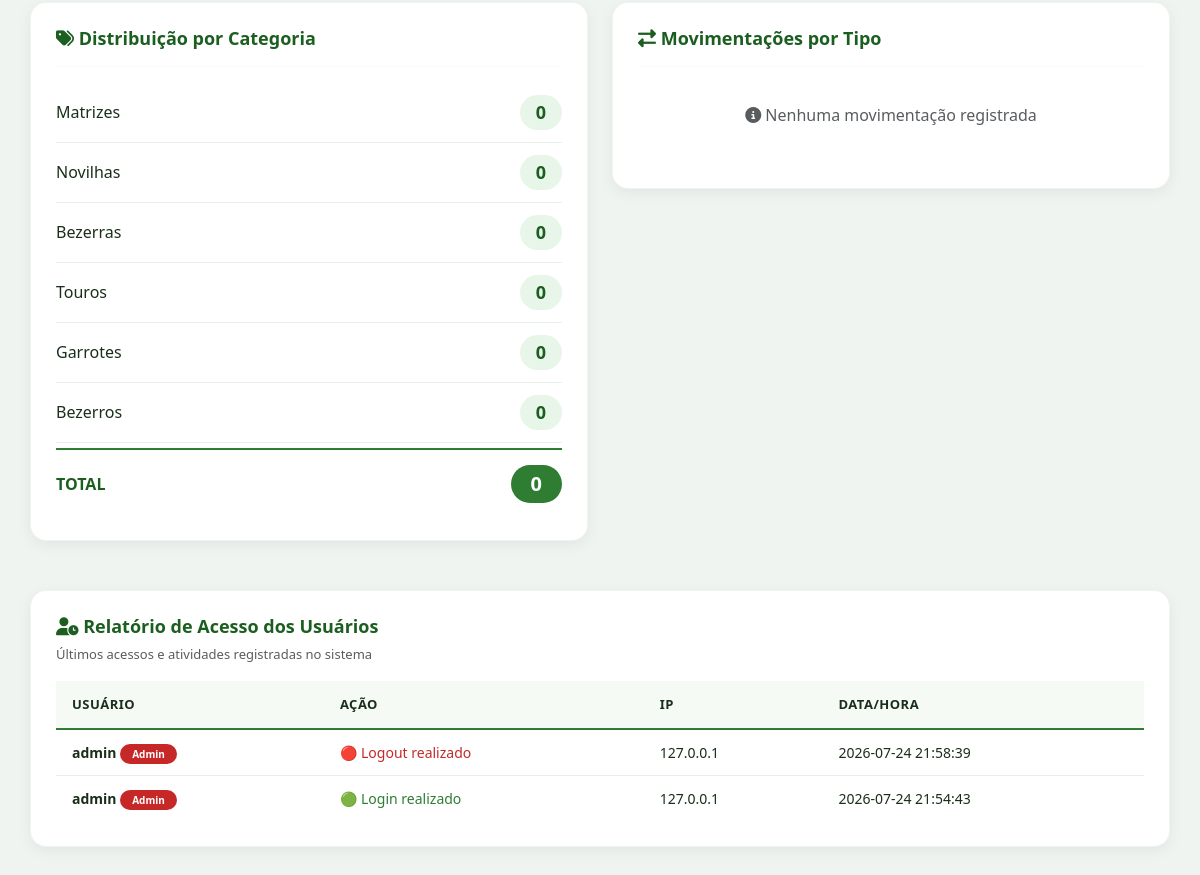
/relatorios (signed in, lower part), run on an earlier commit of the app's database.
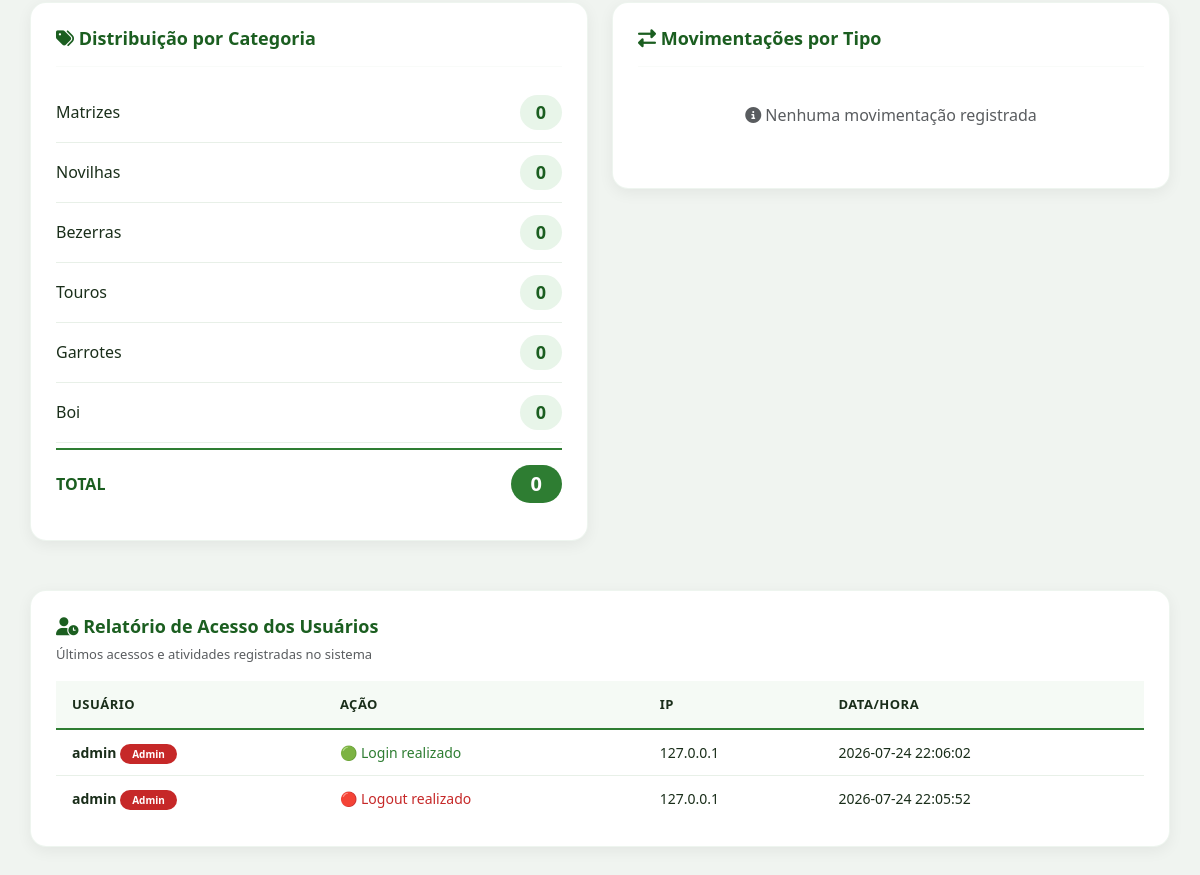
And on a later commit of the database.
### tables this page shows
CREATE TABLE categorias (
        id INTEGER PRIMARY KEY AUTOINCREMENT,
        nome TEXT,
        quantidade INTEGER DEFAULT 0
    );

CREATE TABLE logs_acesso (
        id INTEGER PRIMARY KEY AUTOINCREMENT,
        usuario TEXT,
        acao TEXT,
        ip TEXT,
        data TIMESTAMP DEFAULT CURRENT_TIMESTAMP
    );

### app.py (the view, shortened to what this page needs)
@app.route("/relatorios")
@login_required
def relatorios():
    conn = connect()
    cursor = conn.cursor()
    data_inicio = request.args.get('data_inicio', '')
    data_fim = request.args.get('data_fim', '')
    categoria_filtro = request.args.get('categoria', '')
    query_movimentacoes = """
        SELECT tipo, categoria, sexo, quantidade, data, usuario
        FROM movimentacoes
        WHERE 1=1
    """
    params = []
    if data_inicio:
        query_movimentacoes += " AND DATE(data) >= ?"
        params.append(data_inicio)
    if data_fim:
        query_movimentacoes += " AND DATE(data) <= ?"
        params.append(data_fim)
    query_movimentacoes += " ORDER BY data DESC"
    cursor.execute(query_movimentacoes, params)
    movimentacoes_brutas = cursor.fetchall()
    movimentacoes_processadas = []
    transferencias_dict = {}
    movimentacoes_processadas.sort(key=lambda x: x['data'], reverse=True)
    cursor.execute("SELECT nome, quantidade FROM categorias ORDER BY id")
    categorias = cursor.fetchall()
    query_tipo = """
        SELECT
            CASE
                WHEN tipo LIKE 'Transferência%' THEN '🔄 Progressão de Fase'
                ELSE tipo
            END as tipo_agrupado,
            SUM(quantidade) as total
        FROM movimentacoes
        WHERE 1=1
    """
    params_tipo = []
    if data_inicio:
        query_tipo += " AND DATE(data) >= ?"
        params_tipo.append(data_inicio)
    if data_fim:
        query_tipo += " AND DATE(data) <= ?"
        params_tipo.append(data_fim)
    if categoria_filtro:
        query_tipo += " AND categoria = ?"
        params_tipo.append(categoria_filtro)
    query_tipo += " GROUP BY tipo_agrupado ORDER BY tipo_agrupado"
    cursor.execute(query_tipo, params_tipo)
    movimentacoes_por_tipo = cursor.fetchall()
    movimentacoes_por_tipo_corrigido = []
    for item in movimentacoes_por_tipo:
        if 'Transferência' in item[0]:
            movimentacoes_por_tipo_corrigido.append(('🔄 Progressão de Fase', item[1]))
        else:
            movimentacoes_por_tipo_corrigido.append(item)
    query_total = "SELECT COUNT(*) FROM movimentacoes WHERE 1=1"
    params_total = []
    if data_inicio:
        query_total += " AND DATE(data) >= ?"
        params_total.append(data_inicio)
    if data_fim:
        query_total += " AND DATE(data) <= ?"
        params_total.append(data_fim)
    if categoria_filtro:
        query_total += " AND categoria = ?"
        params_total.append(categoria_filtro)
    cursor.execute(query_total, params_total)
    total_movimentacoes = cursor.fetchone()[0]
    query_sexo = """
        SELECT sexo, SUM(quantidade)
        FROM movimentacoes
        WHERE sexo IS NOT NULL AND sexo != ''
    """
    params_sexo = []
    if data_inicio:
        query_sexo += " AND DATE(data) >= ?"
        params_sexo.append(data_inicio)
    if data_fim:
        query_sexo += " AND DATE(data) <= ?"
        params_sexo.append(data_fim)
    if categoria_filtro:
        query_sexo += " AND categoria = ?"
        params_sexo.append(categoria_filtro)
    query_sexo += " GROUP BY sexo"
    cursor.execute(query_sexo, params_sexo)
    movimentacoes_por_sexo = cursor.fetchall()
    cursor.execute("""
        SELECT usuario, acao, ip, data
        FROM logs_acesso
        ORDER BY id DESC
        LIMIT 100
    """)
    logs_acesso = cursor.fetchall()
    cursor.execute("SELECT nome FROM categorias ORDER BY id")
    categorias_lista = [c[0] for c in cursor.fetchall()]
    conn.close()
    return render_template(
        "relatorios.html",
        categorias=categorias,
        movimentacoes_por_tipo=movimentacoes_por_tipo_corrigido,
        total_movimentacoes=total_movimentacoes,
        movimentacoes_por_sexo=movimentacoes_por_sexo,
        logs_acesso=logs_acesso,
        movimentacoes_filtradas=movimentacoes_processadas,
        categorias_lista=categorias_lista,
        data_inicio=data_inicio,
        data_fim=data_fim,
        categoria_filtro=categoria_filtro
    )

### app.py (called while the page is built)
def login_required(f):
    @wraps(f)
    def decorated_function(*args, **kwargs):
        if 'usuario' not in session:
            flash('Por favor, faça login para acessar esta página.', 'warning')
            return redirect(url_for('login'))
        return f(*args, **kwargs)
    return decorated_function

### database.py (called while the page is built)
def connect():
    return sqlite3.connect(DB_NAME)

### templates/relatorios.html (shortened to what the changed rows need)
{% extends "base.html" %}
{% block content %}
<div class="row g-4">
    <div class="col-md-6">
        <div class="card-dashboard">
            {% for c in categorias %}
            <div class="categoria-item">
                <span class="nome">{{ c[0] }}</span>
                <span class="quantidade">{{ c[1] }}</span>
            </div>
            {% endfor %}
        </div>
    </div>
</div>
<div class="row mt-4">
    <div class="col-md-12">
        <div class="card-dashboard">
            <div class="table-container">
                <table class="table-modern">
                    <thead>
                        <tr>
                            <th>Usuário</th>
                            <th>Ação</th>
                            <th>IP</th>
                            <th>Data/Hora</th>
                        </tr>
                    </thead>
                    <tbody>
                        {% for log in logs_acesso %}
                        <tr>
                            <td>
                                <strong>{{ log[0] }}</strong>
                                {% if log[0] == 'admin' %}
                                    <span class="badge-admin" style="font-size: 10px;">Admin</span>
                                {% endif %}
                            </td>
                            <td>
                                {% if 'Login' in log[1] %}
                                    <span style="color: #2E7D32;">🟢 {{ log[1] }}</span>
                                {% elif 'Logout' in log[1] %}
                                    <span style="color: #C62828;">🔴 {{ log[1] }}</span>
                                {% elif 'Movimentação' in log[1] %}
                                    <span style="color: #1565C0;">📝 {{ log[1] }}</span>
                                {% elif 'Transferência' in log[1] %}
                                    <span style="color: #3F51B5;">🔄 {{ log[1] }}</span>
                                {% elif 'adicionou' in log[1] or 'removeu' in log[1] or 'alterou' in log[1] %}
                                    <span style="color: #6A1B9A;">👥 {{ log[1] }}</span>
                                {% else %}
                                    {{ log[1] }}
                                {% endif %}
                            </td>
                            <td>{{ log[2] }}</td>
                            <td>{{ log[3] }}</td>
                        </tr>
                        {% endfor %}
                    </tbody>
                </table>
            </div>
        </div>
    </div>
</div>
{% endblock %}

What changed in the data, as far as the page shows it:
changed categorias: nome "Bezerros" → "Boi"
changed logs_acesso: data "2026-07-24 21:58:39" → "2026-07-24 22:06:02"; acao "Logout realizado" → "Login realizado"; acao "🔴" → "🟢"
changed logs_acesso: data "2026-07-24 21:54:43" → "2026-07-24 22:05:52"; acao "Login realizado" → "Logout realizado"; acao "🟢" → "🔴"
